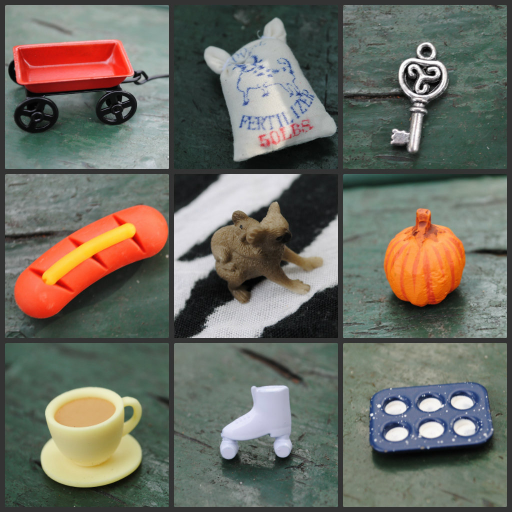
%> input picture object1024.jpg, 1024 x 1024 px (shown at 1/2 size)
$ octave objectDetection.m   (GNU Octave 9; MATLAB toolbox functions it lacks are replaced by stand-ins)
%> lines starting %> are read from the running program, lines starting %| are printed output that depends on the picture; in (x1, y1, x2, y2) boxes, pixels count from 0 and x2, y2 are one past the last pixel; in counts of white or black regions, pixels touching at a corner belong together; the program's own positions count from 1
### pyramidsGen.m
function obj =  pyramidsGen(image)
     description = '';
    obj.pyramid0 = image;
    obj.pyramid1 = impyramid(image,'reduce');
    obj.pyramid2 = impyramid(obj.pyramid1,'reduce');
    obj.pyramid3 = impyramid(obj.pyramid2,'reduce');
    obj.pyramid4 = impyramid(obj.pyramid3,'reduce');
    obj.pyramid5 = impyramid(obj.pyramid4,'reduce');
    obj.pyramid6 = impyramid(obj.pyramid5,'reduce');
    obj.pyramid7 = impyramid(obj.pyramid6,'reduce');
    obj.pyramid8 = impyramid(obj.pyramid7,'reduce');

    figure(); % title('Pyramid Levels');
    subplot(2,5,1);imshow(image); title('Original')
    subplot(2,5,2);imshow(obj.pyramid1);title('1/2 Original');
    subplot(2,5,3);imshow(obj.pyramid2);title('1/4 Original');
    subplot(2,5,4);imshow(obj.pyramid3);title('1/8 Original');
    subplot(2,5,5);imshow(obj.pyramid4);title('1/16 Original');
    subplot(2,5,6);imshow(obj.pyramid5);title('1/32 Original');
    subplot(2,5,7);imshow(obj.pyramid6);title('1/64 Original');
    subplot(2,5,8);imshow(obj.pyramid7);title('1/128 Original');
    subplot(2,5,9);imshow(obj.pyramid8);title('1/256 Original');

% [5 lines of commented-out code are left out]

end

### generateMaps.m
function [RG BY] = generateMaps (R,G,B)
    luminThresh = 1/10;
    maxx =  max(max(R,G),B);
    RG = (R - G) ./maxx;
    BY = (B - min(R, G)) ./ maxx;
    setThresh = maxx < luminThresh;
    RG(setThresh) = 0;
    BY(setThresh) = 0;

end

### gaborFilter.m
function gbImg = gaborFilter(image,figCount)

    [a,b] = size(image);
    delta = 7/3;
    yeta = 1;
    k = 2;
    lambda = 7;
    theta.zero = 0;
    theta.fortyfive = pi/4;
    theta.ninety = pi/2;

    theta.onethirtyfive = (3*pi)/4;
    xprime = @(x,y,tetat) ((x * cos(tetat)) + (y* sin(tetat)));
    yprime = @(x,y,tetat) (-(x * sin(tetat)) + (y* cos(tetat)));
    count = 1;
    for th = fieldnames(theta)'
    for i=1:19
        for j=1:19
            h_gb.(th{1})(i,j) = exp(-(xprime(i,j,theta.(th{1}))^2 + (yeta^2 * yprime(i,j,theta.(th{1}))^2))/(2*delta^2) ) * cos(((2*pi*xprime(i,j,theta.(th{1})))/lambda)+pi/2); % + theta.(th{1}));
            h_gbzero.(th{1})(i,j) = exp(-(xprime(i,j,theta.(th{1}))^2 + (yeta^2 * yprime(i,j,theta.(th{1}))^2))/(2*delta^2) ) * cos(((2*pi*xprime(i,j,theta.(th{1})))/lambda)+0); % + theta.(th{1}));
        end
    end
    [gbImg.(th{1}),fx,fy] = freqz2(h_gb.(th{1}),a,b);
    [gbImgZer.(th{1}),fx,fy] = freqz2(h_gbzero.(th{1}),a,b);
    ImageFourier = fft2(image);
    filteredImg = gbImg.(th{1}) .* ImageFourier;
    filteredImgZer = gbImgZer.(th{1}) .* ImageFourier;
    h_gb.(th{1}) = h_gb.(th{1}) - mean(h_gb.(th{1})(:));
    open1 = h_gb.(th{1})(:);
    h_gb.(th{1}) = h_gb.(th{1})/sqrt(sum(open1.^2));

    h_gbzero.(th{1}) = h_gbzero.(th{1}) - mean(h_gbzero.(th{1})(:));
    open2 = h_gbzero.(th{1})(:);
    h_gbzero.(th{1}) = h_gbzero.(th{1})/sqrt(sum(open2.^2));
    ImageIfft.(th{1}) = (conv2(image,h_gb.(th{1}),'same'));
    ImageIfftZer.(th{1}) = (conv2(image,h_gbzero.(th{1}),'same'));

    ImageComb.(th{1}) =  (ImageIfft.(th{1})) + (ImageIfftZer.(th{1}));
    [Fx,Fy] = meshgrid(fx,fy);
     figure(figCount);
     subplot(2,2,count);
     imshow(ImageComb.(th{1}));
     title(th);
    count = count +1;

    gbImg.(th{1}) = ImageComb.(th{1});
    end

end

### centresurround.m
function vab =  centresurround(image2,image3,image4,image5,image6,image7,image8,mapTitle)
    obj.featuremap1 = abs(image2 - imresize(image5,size(image2)));
    obj.featuremap2 = abs(image2 - imresize(image6,size(image2)));
    obj.featuremap3 = abs(image3 - imresize(image6,size(image3)));
    obj.featuremap4 = abs(image3 - imresize(image7,size(image3)));
    obj.featuremap5 = abs(image4 - imresize(image7,size(image4)));
    obj.featuremap6 = abs(image4 - imresize(image8,size(image4)));

    count = 1;
    for i = fieldnames(obj)'
        figure(count)
%         imshow(obj.(i{1}));
        count = count + 1;
    end

%     only local maxima of activity is considered

    for i = fieldnames(obj)'
        img = obj.(i{1});
        vab.(i{1}) = normalizCS(normalizeForConsMap(img),'Rectification');
    end

    count = 1;
    firstile = [];
    sectile = [];
    thirdtile = [];;
    for i = fieldnames(vab)'
        if count < 2 || count == 2;
        firstile = [firstile vab.(i{1})];
        elseif count > 2 && count < 5
            sectile = [sectile vab.(i{1})];
        else
             thirdtile = [thirdtile vab.(i{1})];
        end
        count = count + 1;
    end
%     This resizing has been done for viewing purposes only and adds no
%     computational effect to the model
    sectile = imresize(sectile,size(firstile));
    thirdtile = imresize (thirdtile,size(firstile));
   figure('Name',mapTitle);
  imshow([firstile;sectile;thirdtile]); title(mapTitle);
%      subplot(3,1,2);  imshow(sectile);
%       subplot(3,1,3);  imshow(thirdtile);

end


### normalizeForConsMap.m
function img = normalizeForConsMap(imag,varargin)

if isempty(varargin)
  iter = 5;
else
  iter = varargin{1};
end

cex = 0.5;
cinh = 1.5;
sigmex = 2/100 * size(imag,2);
sigminh = 25/100 * size(imag,2);
den1 = 2 * pi * (sigmex ^2);
den2 = 2 * pi * (sigminh ^2);
c1 = (cex^2)/den1;
c2 = (cinh^2)/den2;
exp1 = @(x,y)(exp(-1 * ((x^2) + (y^2))/(2*sigmex)));
exp2 = @(x,y)(exp(-1 * ((x^2) + (y^2))/(2*sigminh)));

for x=1:6
    for y = 1:6
        differenceOfGaus(x,y) = (c1*exp1(x,y)) - (c2*exp2(x,y));
    end
end
% Note difference (Capital C) from cinh above. Just lazily using variables in itti & Koch 2001
Cinh = 0.02;

for i=iter
    imag = (imag + conv2(imag,differenceOfGaus,'same')) - Cinh;
    imag(imag < 0) = 0;
end
img = imag;
end

### normalizCS.m
function img = normalizCS(img,varargin)

if isempty(varargin)
        [x,y] = size(img);
        gloMax = max(max(img));
        [localmin pos] = findpeaks(img(:));
        avg = sum(localmin)/size(localmin,1);
        normVal = (gloMax - avg)^2 ;
        img = img * normVal;
else
        img = img - min(img(:));
  img = img /( max(img(:))-min(img(:)));
end
end

### colConspicMap.m
function colCons = colConspicMap(RG,BY)
RGfeat4 = RG.featuremap4;
RGSum = zeros(size(RGfeat4));
    for i = fieldnames(RG)'
        if ~strcmp(i,'featuremap4')
            RGSum = RGSum + imresize(RG.(i{1}),size(RGfeat4));
        end
    end


% This if statement only works for color conspicuity while the "else"
% executes for intensity. Perhaps I should have made it neater.
if ~isempty(fieldnames(BY))
    BYfeat4 = BY.featuremap4;
    BYSum = zeros(size(BYfeat4));
    for i = fieldnames(BY)'
        if ~strcmp(i,'featuremap4')
            BYSum = BYSum + imresize(BY.(i{1}),size(BYfeat4));
        end
    end
    RGSumNormalized = normalizCS(normalizeForConsMap(RGSum),'Rectify');
    BYSumNormalized = normalizCS(normalizeForConsMap(BYSum),'Rectify');
    colCons = normalizCS(normalizeForConsMap(RGSumNormalized + BYSumNormalized),'Rectify');
else
    colCons = normalizCS(normalizeForConsMap(RGSum),'Rectify');
end


end

### orientationCons.m
function orientCons = orientationCons(ze,ff,nt,otf)

zesum = sumComponents(ze);
ffsum = sumComponents(ff);
ntsum = sumComponents(nt);
otfsum = sumComponents(otf);

orientsum = zesum + ffsum + ntsum + otfsum;
orientCons = normalizCS(normalizeForConsMap(orientsum),'Rectify');

end

function RGSum = sumComponents(RG)
RGfeat4 = RG.featuremap4;
RGSum = zeros(size(RGfeat4));
    for i = fieldnames(RG)'
        if ~strcmp(i,'featuremap4')
            RGSum = RGSum + imresize(RG.(i{1}),size(RGfeat4));
        end
    end
colCons = normalizCS(normalizeForConsMap(RGSum),'Rectify');
end

### privWTA.m
function winFeat = privWTA(img,cC,cO,cI,RGfeatMap,BYfeatMap,IntfeatMap,GFfeatMapze,GFfeatMapff,GFfeatMapnt,GFfeatMapotf)
[maxx row] = max(img,[],1);
[val col] = max(maxx);
[maxx row] = max(img(:,col));

if cC(row,col) > cO(row,col) & cC(row,col) > cI(row,col)

   winRG = maxFinder(RGfeatMap,row,col);
   winBY = maxFinder(BYfeatMap,row,col);
   if winRG(row,col) > winBY(row,col)
       winFeat = winRG;
%      figure()
%      imshow(winFeat);title('Color RG Winning Feature Map');
   else
       winFeat = winBY;
   end
    values = findpeaks(winFeat(:));
    avg = (min(values) +max(values))/1.68;
%     winFeat = normalizCS(winFeat,'Rectify');
%     (sum(values)/size(values,1)
%     avg = winFeat(row,col)* 0.1;
    cutoff = avg ;


elseif  cO(row,col) >  cI(row,col)
   winZe = maxFinder(GFfeatMapze,row,col);
   winFf = maxFinder(GFfeatMapff,row,col);
   winNt = maxFinder(GFfeatMapnt,row,col);
   winOtf = maxFinder(GFfeatMapotf,row,col);
   val = max([winZe(row,col),winFf(row,col),winNt(row,col),winOtf(row,col)]);
   defRG = [-inf -inf];
   if val == winZe(row,col)
       winFeat = winZe;
   elseif winFf (row,col)== val
       winFeat =  winFf;
   elseif winNt(row,col) == val
       winFeat = winNt;
   else winOtf(row,col) == val
       winFeat =  winOtf;
   end
%    cutoff = winFeat(row,col)* 0.1;
%    winFeat (cutoff < winFeat) = 0;
        values = findpeaks(winFeat(:));
    avg = (min(values) +max(values))/1.68; %2;
%     (sum(values)/size(values,1)
    cutoff = avg % winFeat(row,col)* 0.1;

else
    winFeat = maxFinder(IntfeatMap);
    values = findpeaks(winFeat(:));
     avg = (min(values) +max(values))/1.68' %2;
%     (sum(values)/size(values,1)
     cutoff = avg;
    % winFeat(row,col)* 0.1;

end
  figure('Name','Winning Feature Map')
  imshow(winFeat);title('Winning Feature Map');

  winFeat(winFeat > cutoff | winFeat == cutoff) = 1;
  winFeat(winFeat < cutoff) = 0;
  figure('Name','Binary Map')
    imshow(winFeat);title(' Binary Map ');
% [10 lines of commented-out code are left out]

end

function maxVal =  maxFinder(someImg,row,col)
 defRG = -inf;
    for rg = fieldnames(someImg)'
        if size(someImg.(rg{1})) < size(someImg.featuremap2);
            someImg.(rg{1}) = imresize(someImg.(rg{1}), size(someImg.featuremap2));
        end
        if someImg.(rg{1})(row,col) > defRG;
            defRG = someImg.(rg{1})(row,col);
            maxVal = someImg.(rg{1});
        end

    end
figure('Name','Competing Feature Maps')
imshow(maxVal); title('Competing Feature Map');
end

### objectDetection.m
%++++++++++++++++++++++++++++++++++++++++++++++++++++++++++++++++++++++++
%Name: Julian Chukwu
%Course: ELG 7172  (SIGNAL PROCESSING Graduate Course by Biomedical Engineering Dept)
%Institution: University of Ottawa
%Session: Winter 2016
%Course Project Title: "Object Detection Using Biologically Motivated Bottom-Up
%                   Saliency Map Model"

% References for Model and Implemented code below
% ===============================================
%Paper 1: A model of Saliency based visual attention for rapid scene
%           analysis. [Itti, Koch & Niebur 1998].
%Paper 2: Modeling attention to salient proto-objects.
%           [Walther & Koch 2006]
%Paper 3: A saliency-based search mechanism for overt and covert
%           shifts of visual attention. [ Itti & Koch 2000]

%Biologically inspired Paper(Main Paper):   "A face detection using
%           biologically motivated bottom-up saliency map model
%           and top-down perception model" [ by Ban, Lee and Yang, 2004].

%++++++++++++++++++++++++++++++++++++++++++++++++++++++++++++++++++++++++

% NOTE!!!: Color Images for now. Thanks
% NOTE!!!: For best Result, 1024 x 1024 RGB Image prefered.

% Favourite Quote:
% "The whole of science is a refinement of everyday thinking" ..Albert E.

% INSTRUCTION
% ============
% To Run from Command line,
% Initialize "filename" to your "image", then execute "objectDetection"
% Example,
% % % %           >>  filename = 'object512b.jpg';
% % % %           >>  objectDetection;

if ~any(strcmp(who,'filename'))
clc;
clear all;
close all;
filename = 'object1024.jpg';
end

image = imread(filename);
%> image is the input picture: size 1024x1024x3 uint8; mean R, G, B 108.5, 107.6, 98
dobImage = im2double(image);
imSize = size(image);

%Input image is subsampled a Gaussian pyramid reduction to generate guassian pyramid
dobImage = pyramidsGen(dobImage);

%Data Structures for my Image Pyramids
f0 = 'pyramid0'; ze = 'zero';ff = 'fortyfive'; nt = 'ninety'; otf = 'onethirtyfive';
f1 = 'pyramid1';f2 = 'pyramid2';f3 = 'pyramid3';f4 = 'pyramid4';f5 = 'pyramid5';
f6 = 'pyramid6';f7 = 'pyramid7';f8 = 'pyramid8'; RG = 'RG'; BY = 'BY';
R = struct(f0,[],f1,[],f2,[],f3,[],f4,[],f5,[],f6,[],f7,[],f8,[]);
RG = struct(f0,[],f1,[],f2,[],f3,[],f4,[],f5,[],f6,[],f7,[],f8,[]);
BY = struct(f0,[],f1,[],f2,[],f3,[],f4,[],f5,[],f6,[],f7,[],f8,[]);
G = struct(f0,[],f1,[],f2,[],f3,[],f4,[],f5,[],f6,[],f7,[],f8,[]);
B = struct(f0,[],f1,[],f2,[],f3,[],f4,[],f5,[],f6,[],f7,[],f8,[]);
I = struct(f0,[],f1,[],f2,[],f3,[],f4,[],f5,[],f6,[],f7,[],f8,[]);
GabFil = struct(f0,[],f1,[],f2,[],f3,[],f4,[],f5,[],f6,[],f7,[],f8,[]);
%
% I = imageobj();
if imSize(3) > 2
    %Image is separated in to different component i.e R, G ,B
    for i=fieldnames(dobImage)'
        R.(i{1}) = dobImage.(i{1})(:,:,1);
        G.(i{1}) = dobImage.(i{1})(:,:,2);
        B.(i{1}) = dobImage.(i{1})(:,:,3);

        %Intensity of each level is found
        I.(i{1}) = (R.(i{1}) + G.(i{1}) + B.(i{1}) )/3;

        %RG and BY values of each level is found
        [RG.(i{1}) BY.(i{1})] =  generateMaps(R.(i{1}),G.(i{1}),B.(i{1}));

%        Un - Comment to see 1st RG and BY Component
%         figure()
%         imshow(RG.(i{1}));
%         imshow(BY.(i{1}));

    end
%> this loop made 9 passes
%> i on passes 1 to 8: {'pyramid0'}, {'pyramid1'}, {'pyramid2'}, {'pyramid3'}, {'pyramid4'}, {'pyramid5'}, {'pyramid6'}, {'pyramid7'}
%> pass 1, in generateMaps, `setThresh = maxx < luminThresh;`:
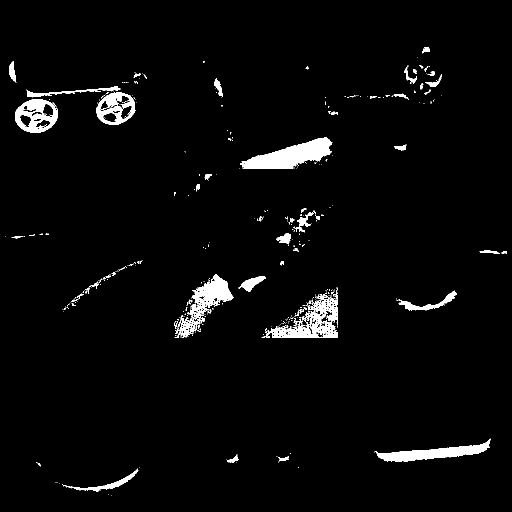
%> setThresh: size 1024x1024 logical (shown at 1/2 size); 3.2% white; 396 white regions (334 under 20 px), largest, box (x1, y1, x2, y2) and area: (480, 275, 665, 338) 5948, (524, 586, 676, 676) 4540, (348, 548, 467, 676) 4186

%     Compute Gabor Orientation Pyramid
    figCounter = 1;
    for i = fieldnames(I)'
        GabFil.(i{1}) = gaborFilter(I.(i{1}), figCounter);
        figCounter = figCounter + 1;
    end
%> this loop made 9 passes
%> (i, a in gaborFilter, b in gaborFilter) on passes 1 to 8: ({'pyramid0'}, 1024, 1024), ({'pyramid1'}, 512, 512), ({'pyramid2'}, 256, 256), ({'pyramid3'}, 128, 128), ({'pyramid4'}, 64, 64), ({'pyramid5'}, 32, 32), ({'pyramid6'}, 16, 16), ({'pyramid7'}, 8, 8)

% Compute 42 Feature Maps. That is 6 Feature Maps for each of the 7 Components
    RGfeatMap = centresurround(RG.pyramid2,RG.pyramid3,RG.pyramid4,RG.pyramid5,RG.pyramid6,RG.pyramid7,RG.pyramid8,'RG Feature Map');
%> the loop in centresurround, `for i = fieldnames(obj)'` made 6 passes
%> the loop in centresurround, `for i = fieldnames(obj)'` made 6 passes
%> i on passes 1 to 6: {'featuremap1'}, {'featuremap2'}, {'featuremap3'}, {'featuremap4'}, {'featuremap5'}, {'featuremap6'}
%> the loop in centresurround, `for i = fieldnames(vab)'` made 6 passes
%> after the loop in centresurround, `for i = fieldnames(vab)'`:
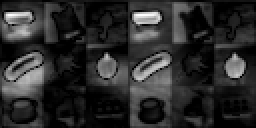
%> thirdtile: size 64x128 double (shown 2 times larger); min 0, max 1, mean 0.171
    BYfeatMap = centresurround(BY.pyramid2,BY.pyramid3,BY.pyramid4,BY.pyramid5,BY.pyramid6,BY.pyramid7,BY.pyramid8,'BY Feature Map');
%> call 2 of centresurround, with mapTitle = 'BY Feature Map'
%> in centresurround (call 2), `obj.featuremap6 = abs(image4 - imresize(image8,size(image4)));`:
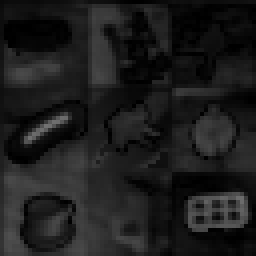
%> obj.featuremap6: size 64x64 double (shown 4 times larger); min 4.97e-05, max 0.448, mean 0.115
%> the loop in centresurround (call 2), `for i = fieldnames(obj)'` made 6 passes
%> the loop in centresurround (call 2), `for i = fieldnames(obj)'` made 6 passes
%> pass 1, in normalizCS (call 7), `img = img /( max(img(:))-min(img(:)));`:
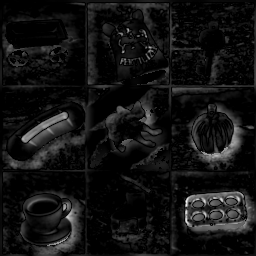
%> img: size 256x256 double; min 0, max 1, mean 0.0729
%> the loop in centresurround (call 2), `for i = fieldnames(vab)'` made 6 passes
%> after the loop in centresurround (call 2), `for i = fieldnames(vab)'`:
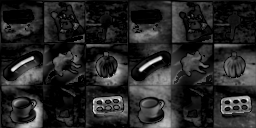
%> sectile: size 128x256 double; min 0, max 1, mean 0.154
%> after the loop in centresurround (call 2), `for i = fieldnames(vab)'`:
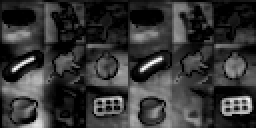
%> thirdtile: size 64x128 double (shown 2 times larger); min 0, max 1, mean 0.213
    IntfeatMap = centresurround(I.pyramid2,I.pyramid3,I.pyramid4,I.pyramid5,I.pyramid6,I.pyramid7,I.pyramid8,'Intensity Feature Map');
%> call 3 of centresurround, with mapTitle = 'Intensity Feature Map'
%> in centresurround (call 3), `obj.featuremap3 = abs(image3 - imresize(image6,size(image3)));`:
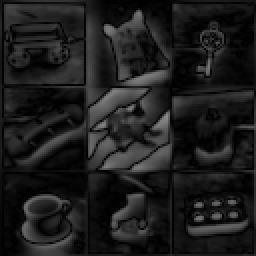
%> obj.featuremap3: size 128x128 double (shown 2 times larger); min 2.17e-05, max 0.542, mean 0.115
%> the loop in centresurround (call 3), `for i = fieldnames(obj)'` made 6 passes
%> the loop in centresurround (call 3), `for i = fieldnames(obj)'` made 6 passes
%> the loop in centresurround (call 3), `for i = fieldnames(vab)'` made 6 passes
    GFfeatMapze = centresurround(GabFil.pyramid2.zero,GabFil.pyramid3.zero,GabFil.pyramid4.zero,GabFil.pyramid5.zero,GabFil.pyramid6.zero,GabFil.pyramid7.zero,GabFil.pyramid8.zero,'0 degree Orientation Feature Map');
    GFfeatMapff = centresurround(GabFil.pyramid2.fortyfive,GabFil.pyramid3.fortyfive,GabFil.pyramid4.fortyfive,GabFil.pyramid5.fortyfive,GabFil.pyramid6.fortyfive,GabFil.pyramid7.fortyfive,GabFil.pyramid8.fortyfive,'45 degree Orientation Feature Map');
    GFfeatMapnt = centresurround(GabFil.pyramid2.ninety,GabFil.pyramid3.ninety,GabFil.pyramid4.ninety,GabFil.pyramid5.ninety,GabFil.pyramid6.ninety,GabFil.pyramid7.ninety,GabFil.pyramid8.ninety,'90 degree Orientation Feature Map');
    GFfeatMapotf = centresurround(GabFil.pyramid2.onethirtyfive,GabFil.pyramid3.onethirtyfive,GabFil.pyramid4.onethirtyfive,GabFil.pyramid5.onethirtyfive,GabFil.pyramid6.onethirtyfive,GabFil.pyramid7.onethirtyfive,GabFil.pyramid8.onethirtyfive,'135 degree Feature Map');

%    Compute Conspicuity Maps for each of the Linearly separated Component
%    Linear separated Component - Color, Orientation and Intensity
    ColorCons = colConspicMap(RGfeatMap,BYfeatMap);
%> the loop in colConspicMap, `for i = fieldnames(RG)'` made 6 passes
%> the loop in colConspicMap, `for i = fieldnames(BY)'` made 6 passes
    OrientationCons = orientationCons(GFfeatMapze,GFfeatMapff,GFfeatMapnt,GFfeatMapotf);
%> the loop in sumComponents, `for i = fieldnames(RG)'` made 6 passes
%> the loop in sumComponents (call 2), `for i = fieldnames(RG)'` made 6 passes
    emptyField = struct();
    IntCons =colConspicMap(IntfeatMap,emptyField);
%> the loop in colConspicMap (call 2), `for i = fieldnames(RG)'` made 6 passes

% View the 3 Conspicuity Maps
    figure('Name','Colour Conspicuity Map')
    imshow(ColorCons);title('Colour Conspicuity Map')
    figure('Name','Colour Conspicuity Map')
    imshow(OrientationCons);title('Orientation Conspicuity Map');
    figure('Name','Intensity Conspicuity Map')
    imshow(IntCons);title('Intensity Conspicuity Map');

% Compute Saliency Map -
    SaliencyMap = 1/3*(ColorCons + OrientationCons + IntCons);
    figure('Name','Saliency')
    imshow(SaliencyMap);  title('Saliency Map')

%   Attempt to Model a Winner Take all. - Intuitive Approach.
%   Shows Binary image of the 1st Saliency Position.
    privWTA(SaliencyMap,ColorCons, OrientationCons, IntCons,RGfeatMap,BYfeatMap,IntfeatMap,GFfeatMapze,GFfeatMapff,GFfeatMapnt,GFfeatMapotf);
%> in privWTA, `[maxx row] = max(img,[],1);`: maxx = 128 values, max 0.746 at index 114, min 0.292 at index 128, mean 0.511; row = 128 values, max 119 at index 60, min 15 at index 53, mean 66.91
%> in privWTA, `[val col] = max(maxx);`: val = 0.746; col = 114
%> in privWTA, `[maxx row] = max(img(:,col));`: maxx = 0.746; row = 75
%> the loop in maxFinder, `for rg = fieldnames(someImg)'` made 6 passes
%> (rg, defRG) on passes 1, 2, 3, 4, 6: ({'featuremap1'}, 0.0426), ({'featuremap2'}, 0.105), ({'featuremap3'}, 0.112), ({'featuremap4'}, 0.174), ({'featuremap6'}, 0.342)
%> the loop in maxFinder (call 2), `for rg = fieldnames(someImg)'` made 6 passes
%> (rg, defRG) on passes 1 to 6: ({'featuremap1'}, 0), ({'featuremap2'}, 0.0403), ({'featuremap3'}, 0.0648), ({'featuremap4'}, 0.153), ({'featuremap5'}, 0.183), ({'featuremap6'}, 0.414)
%> the run ends on the next line
